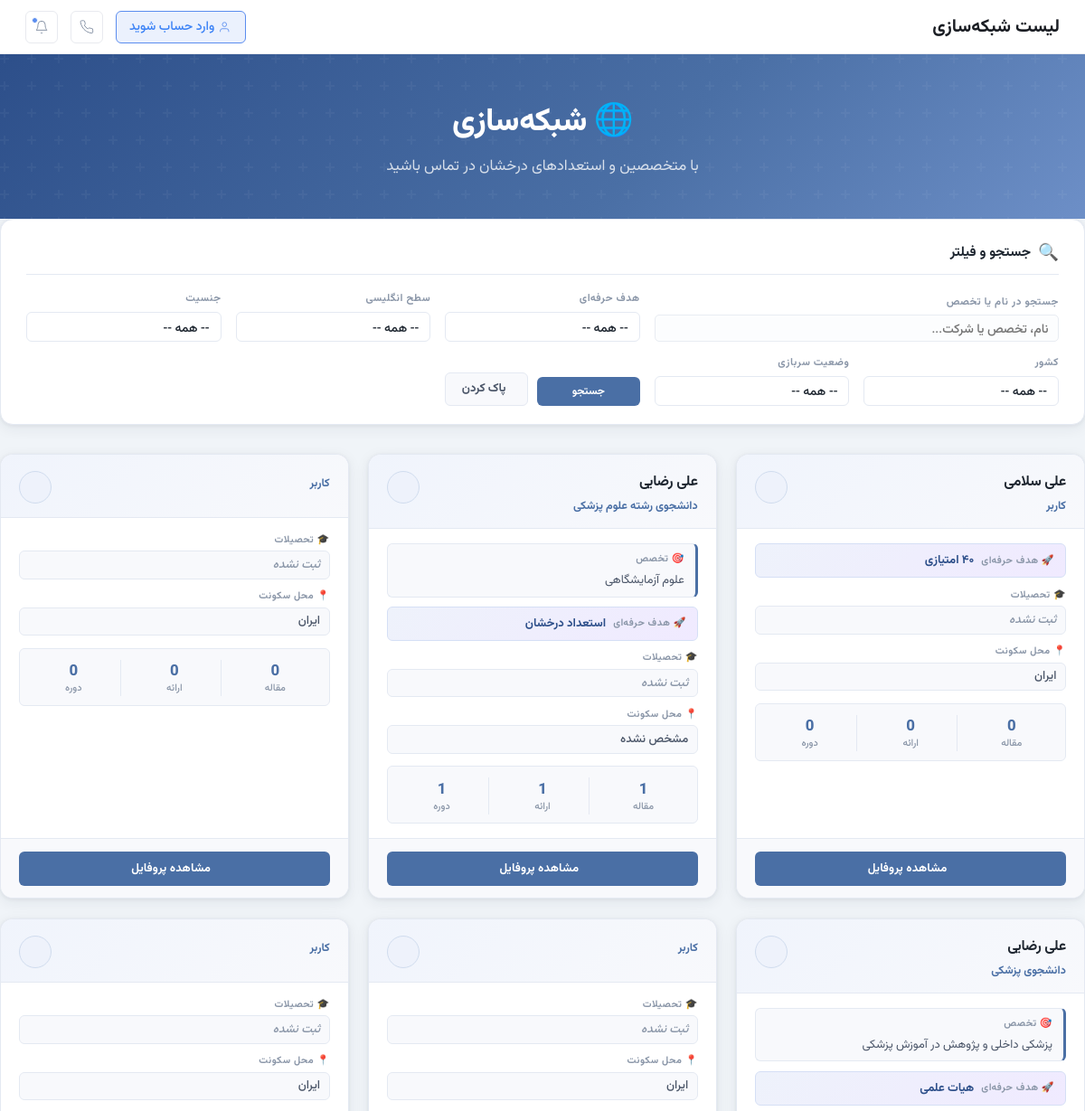
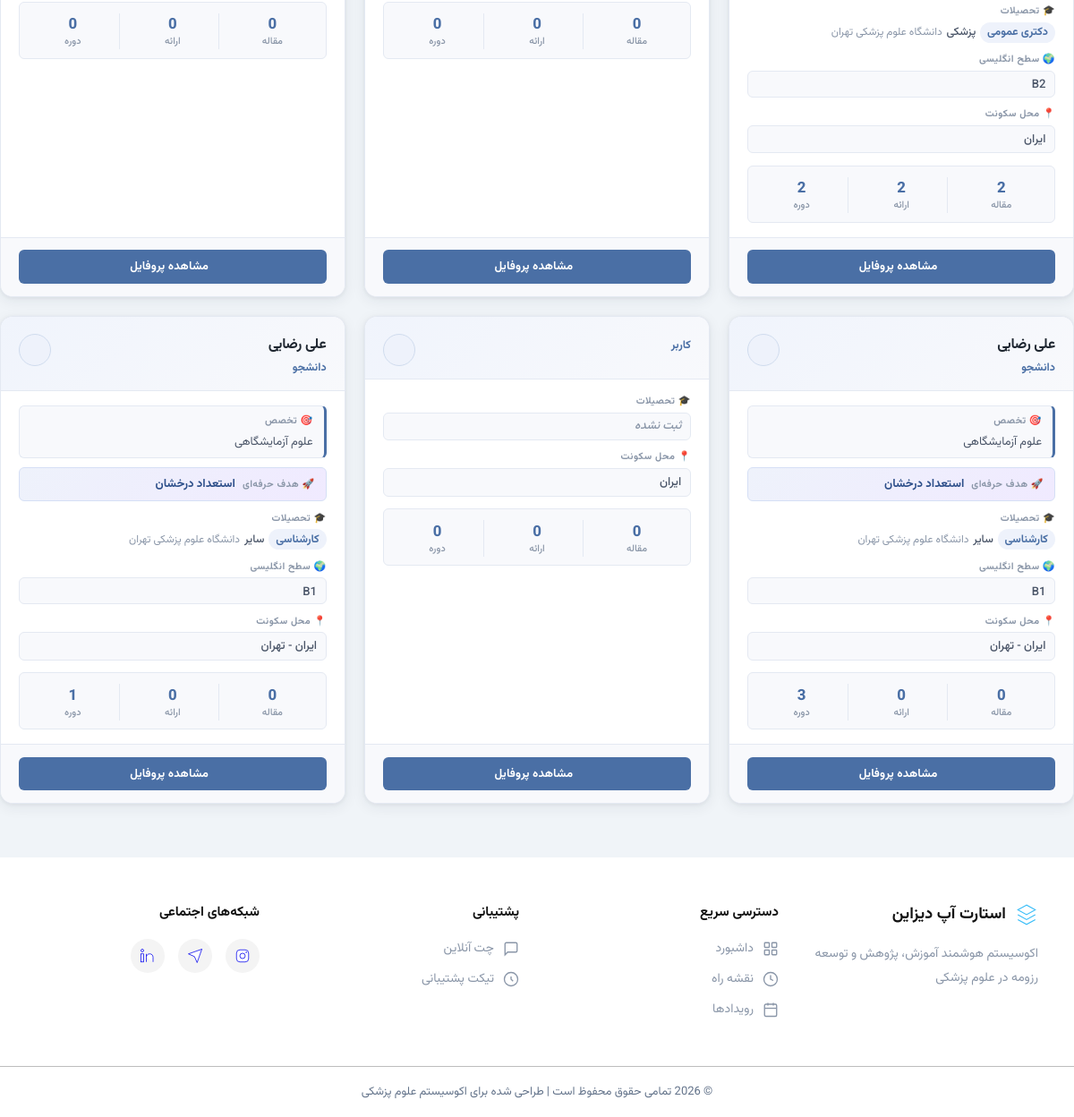
The app's page /networking/list/, older data (2 pictures, top to bottom).
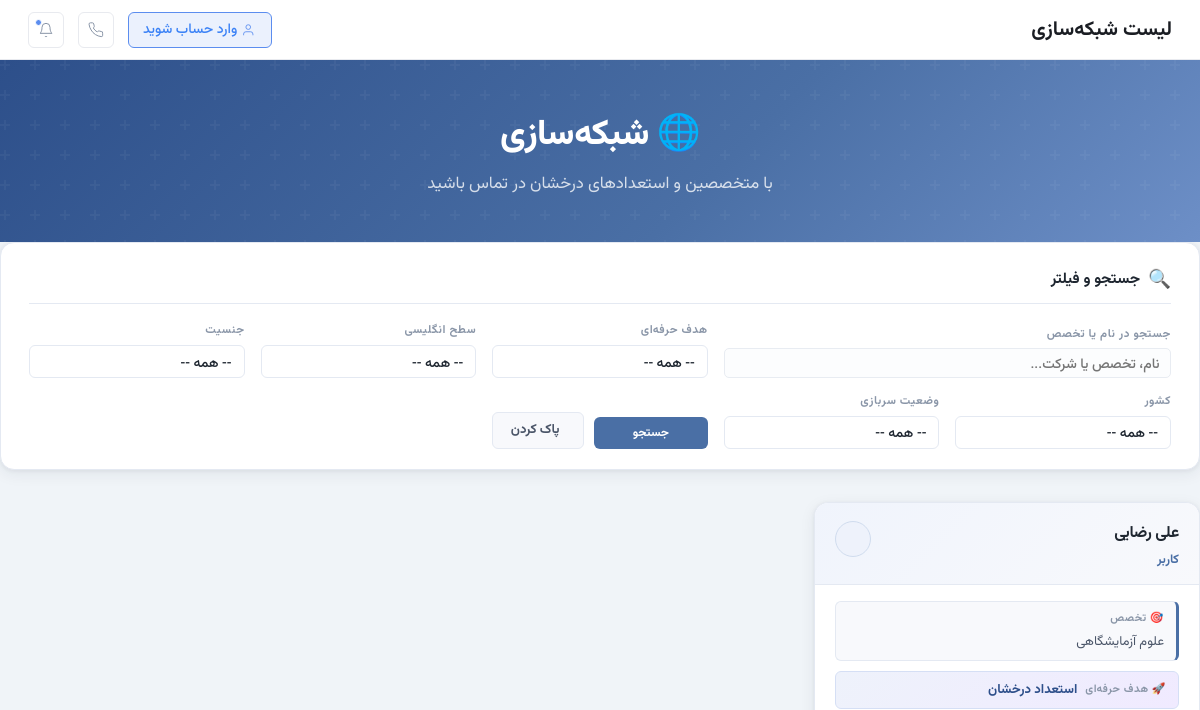
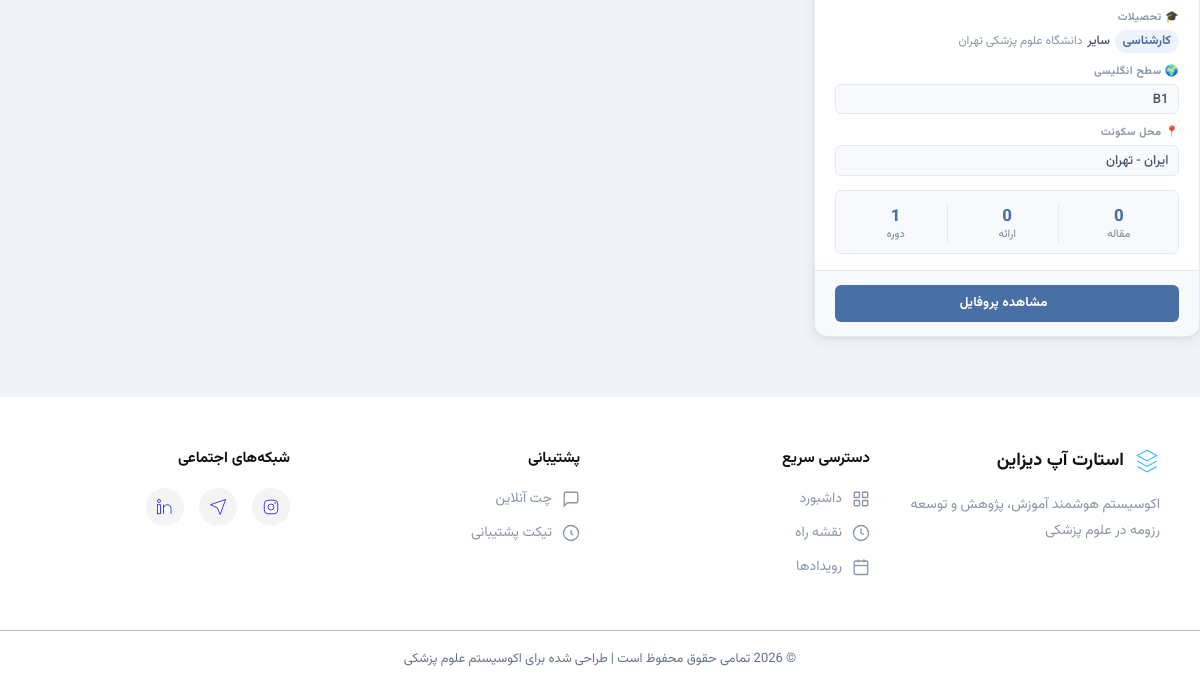
The same page, newer data (2 pictures, top to bottom).
### accounts/models.py (models this page shows, shortened)
class Profile(models.Model):
    GENDER_CHOICES = [('مرد', 'مرد'), ('زن', 'زن')]
    MARITAL_CHOICES = [('مجرد', 'مجرد'), ('متأهل', 'متأهل')]
    MILITARY_CHOICES = [
        ('', 'مربوط نیست'),
        ('معاف', 'معاف'),
        ('طرح پزشکی', 'طرح پزشکی'),
        ('سرباز', 'سرباز'),
        ('پایان خدمت', 'پایان خدمت'),
    ]
    SERVICE_PLAN_CHOICES = [
        ('', 'انتخاب کنید'),
        ('مشمول نیستم', 'مشمول نیستم'),
        ('در حال گذراندن', 'در حال گذراندن'),
        ('پایان یافته', 'پایان یافته'),
    ]
    PROPOSAL_STATUS_CHOICES = [
        ('', 'انتخاب کنید'),
        ('همه در جریان', 'همه در جریان'),
        ('همه خاتمه‌یافته', 'همه خاتمه‌یافته'),
        ('ترکیبی', 'ترکیبی (برخی در جریان، برخی خاتمه‌یافته)'),
    ]
    ENGLISH_LEVEL_CHOICES = [
        ('', 'انتخاب کنید'),
        ('A1', 'A1'), ('A2', 'A2'),
        ('B1', 'B1'), ('B2', 'B2'),
        ('C1', 'C1'), ('C2', 'C2'),
    ]
    GOAL_CHOICES = [
        ('استعداد درخشان', 'استعداد درخشان'),
        ('۴۰ امتیازی', '۴۰ امتیازی'),
        ('هیات علمی', 'هیات علمی'),
        ('ریسرچ پوزیشن / فلوشیپ خارج', 'ریسرچ پوزیشن / فلوشیپ خارج'),
    ]
    user = models.OneToOneField(User, on_delete=models.CASCADE, related_name='profile')
    first_name = models.CharField('نام', max_length=100)
    last_name = models.CharField('نام خانوادگی', max_length=100)
    gender = models.CharField('جنسیت', max_length=10, choices=GENDER_CHOICES)
    marital_status = models.CharField('وضعیت تأهل', max_length=10, choices=MARITAL_CHOICES, blank=True)
    military_status = models.CharField('وضعیت سربازی', max_length=20, choices=MILITARY_CHOICES, blank=True)
    job_title = models.CharField('عنوان شغلی', max_length=150, blank=True)
    birth_date = models.CharField('تاریخ تولد', max_length=20)
    country = models.CharField('کشور', max_length=100, blank=True, default='ایران')
    city = models.CharField('استان / شهر محل سکونت', max_length=100, blank=True)
    phone = models.CharField('شماره موبایل', max_length=20)
    email = models.EmailField('ایمیل', blank=True)
    website = models.URLField('وب‌سایت شخصی', blank=True)
    national_id = models.CharField('کد ملی / شماره پاسپورت', max_length=20, blank=True)
    orcid = models.CharField('شناسه ORCID', max_length=20, blank=True)
    proposal_count = models.PositiveSmallIntegerField('تعداد پروپوزال‌ها', null=True, blank=True)
    proposal_status = models.CharField('وضعیت پروپوزال‌ها', max_length=50, choices=PROPOSAL_STATUS_CHOICES, blank=True)
    software_skills = models.TextField('مهارت‌های نرم‌افزاری', blank=True)
    writing_skills = models.TextField('مهارت‌های نگارشی', blank=True)
    clinical_certs = models.TextField('گواهینامه‌های مهارتی', blank=True)
    clinical_exp = models.TextField('سوابق کار دانشجویی و بالینی', blank=True)
    procedures = models.TextField('مهارت‌های پروسیجرال', blank=True)
    native_lang = models.CharField('زبان مادری', max_length=50, default='فارسی')
    english_level = models.CharField('سطح زبان انگلیسی', max_length=5, choices=ENGLISH_LEVEL_CHOICES, blank=True)
    lang_cert = models.TextField('مدرک زبان انگلیسی', blank=True)
    other_langs = models.TextField('سایر زبان‌ها', blank=True)
    extracurricular = models.TextField('فعالیت‌های فوق برنامه', blank=True)
    goal = models.CharField('هدف نهایی حرفه‌ای', max_length=50, choices=GOAL_CHOICES)
    specialty = models.CharField('حوزه تخصصی', max_length=200, blank=True)
    goal_notes = models.TextField('توضیحات اهداف', blank=True)
    service_plan = models.CharField('وضعیت طرح نیروی انسانی', max_length=30, choices=SERVICE_PLAN_CHOICES, blank=True)
    raw_text = models.TextField('متن خام پروفایل', blank=True)
    created_at = models.DateTimeField(auto_now_add=True)
    updated_at = models.DateTimeField(auto_now=True)
    class Meta:
        verbose_name = 'پروفایل'
        verbose_name_plural = 'پروفایل‌ها'

class Education(models.Model):
    FIELD_CHOICES = [
        ('پزشکی', 'پزشکی'), ('دندان‌پزشکی', 'دندان‌پزشکی'),
        ('داروسازی', 'داروسازی'), ('پرستاری', 'پرستاری'),
        ('فیزیوتراپی', 'فیزیوتراپی'), ('سایر', 'سایر'),
    ]
    DEGREE_CHOICES = [
        ('کارشناسی', 'کارشناسی'), ('کارشناسی ارشد', 'کارشناسی ارشد'),
        ('دکتری عمومی', 'دکتری عمومی'), ('دکتری تخصصی', 'دکتری تخصصی'),
    ]
    UNI_TYPE_CHOICES = [('تیپ ۱', 'تیپ ۱'), ('تیپ ۲', 'تیپ ۲'), ('تیپ ۳', 'تیپ ۳')]
    STAGE_CHOICES = [
        ('علوم پایه', 'علوم پایه'), ('فیزیوپات', 'فیزیوپات'),
        ('استاژری', 'استاژری'), ('اینترنی', 'اینترنی'),
        ('فارغ‌التحصیل', 'فارغ‌التحصیل'),
    ]
    profile = models.ForeignKey(Profile, on_delete=models.CASCADE, related_name='educations')
    field = models.CharField('رشته تحصیلی', max_length=30, choices=FIELD_CHOICES)
    degree = models.CharField('مقطع تحصیلی', max_length=20, choices=DEGREE_CHOICES)
    university = models.CharField('دانشگاه', max_length=200, blank=True)
    uni_type = models.CharField('تیپ دانشگاه', max_length=10, choices=UNI_TYPE_CHOICES, blank=True)
    start_date = models.CharField('تاریخ شروع', max_length=20, blank=True)
    end_date = models.CharField('تاریخ پایان', max_length=50, blank=True)
    stage = models.CharField('مرحله تحصیلی', max_length=20, choices=STAGE_CHOICES, blank=True)
    current_term = models.PositiveSmallIntegerField(
        'ترم فعلی', null=True, blank=True,
        validators=[MinValueValidator(1), MaxValueValidator(20)]
    )
    remaining_terms = models.PositiveSmallIntegerField(
        'ترم‌های باقیمانده', null=True, blank=True,
        validators=[MaxValueValidator(20)]
    )
    gpa = models.DecimalField(
        'معدل', max_digits=4, decimal_places=2, null=True, blank=True,
        validators=[MinValueValidator(0), MaxValueValidator(20)]
    )
    class Meta:
        verbose_name = 'تحصیلات'
        verbose_name_plural = 'تحصیلات'
        ordering = ['start_date']

### networking/views.py (the view, shortened to what this page needs)
# urls.py: path('list/', views.networking_list, name='networking_list'),
def networking_list(request):
    profiles = Profile.objects.all().select_related('user')
    form = ProfileSearchFilterForm(request.GET)
    search_query = request.GET.get('search', '')
    goal = request.GET.get('goal', '')
    if goal:
        profiles = profiles.filter(goal=goal)
    english_level = request.GET.get('english_level', '')
    if english_level:
        profiles = profiles.filter(english_level=english_level)
    gender = request.GET.get('gender', '')
    if gender:
        profiles = profiles.filter(gender=gender)
    country = request.GET.get('country', '')
    if country:
        profiles = profiles.filter(country__icontains=country)
    military_status = request.GET.get('military_status', '')
    if military_status:
        profiles = profiles.filter(military_status=military_status)
    paginator = Paginator(profiles, 12)  # 12 پروفایل در هر صفحه
    page_number = request.GET.get('page')
    page_obj = paginator.get_page(page_number)
    context = {
        'page_obj': page_obj,
        'profiles': page_obj.object_list,
        'form': form,
        'search_query': search_query,
    }
    return render(request, 'networking/networking_list.html', context)

### templates/networking/networking_list.html (shortened to what this page needs)
{% extends 'base.html' %}
{% load static %}
{% block topbar_title %}لیست شبکه‌سازی{% endblock %}
{% block content %}
<div class="nw-header">
    <div class="container">
        <div class="nw-header-content">
            <h1 class="nw-header-title">🌐 شبکه‌سازی</h1>
            <p class="nw-header-subtitle">با متخصصین و استعدادهای درخشان در تماس باشید</p>
        </div>
    </div>
</div>
<div class="container py-5">
    <div class="nw-filter-wrapper">
        <div class="nw-filter-card">
            <div class="nw-filter-header">
                <span class="nw-filter-icon">🔍</span>
                <h5 class="nw-filter-title">جستجو و فیلتر</h5>
            </div>
            <form method="get" class="nw-filter-form">
                <div class="nw-form-group nw-search-group">
                    <label class="nw-form-label">جستجو در نام یا تخصص</label>
                    <input type="text"
                           name="search"
                           class="nw-form-input"
                           placeholder="نام، تخصص یا شرکت..."
                           value="{{ search_query|default:'' }}">
                </div>
                <div class="nw-form-group">
                    <label class="nw-form-label">هدف حرفه‌ای</label>
                    <select name="goal" class="nw-form-select">
                        <option value="">-- همه --</option>
                    </select>
                </div>
                <div class="nw-form-group">
                    <label class="nw-form-label">سطح انگلیسی</label>
                    <select name="english_level" class="nw-form-select">
                        <option value="">-- همه --</option>
                    </select>
                </div>
                <div class="nw-form-group">
                    <label class="nw-form-label">جنسیت</label>
                    <select name="gender" class="nw-form-select">
                        <option value="">-- همه --</option>
                    </select>
                </div>
                <div class="nw-form-group">
                    <label class="nw-form-label">کشور</label>
                    <select name="country" class="nw-form-select">
                        <option value="">-- همه --</option>
                    </select>
                </div>
                <div class="nw-form-group">
                    <label class="nw-form-label">وضعیت سربازی</label>
                    <select name="military_status" class="nw-form-select">
                        <option value="">-- همه --</option>
                    </select>
                </div>
                <div class="nw-filter-buttons">
                    <button type="submit" class="nw-btn-search">
                         جستجو
                    </button>
                    <a href="{% url 'networking:networking_list' %}" class="nw-btn-reset">
                         پاک کردن
                    </a>
                </div>
            </form>
        </div>
    </div>
    <div class="nw-grid">
        {% for profile in profiles %}
        <div class="nw-card">
            <div class="nw-card-header">
                <div class="nw-card-header-info">
                    <h5 class="nw-card-name">
                        {{ profile.first_name }} {{ profile.last_name }}
                    </h5>
                    <p class="nw-card-title">
                        {{ profile.job_title|default:"کاربر" }}
                    </p>
                </div>
                <div class="nw-card-gender">
                </div>
            </div>
            <div class="nw-card-body">
                {% if profile.specialty %}
                <div class="nw-specialty-box">
                    <span class="nw-specialty-label">🎯 تخصص</span>
                    <p class="nw-specialty-text">{{ profile.specialty|truncatechars:80 }}</p>
                </div>
                {% endif %}
                {% if profile.goal %}
                <div class="nw-goal-box">
                    <span class="nw-goal-label">🚀 هدف حرفه‌ای</span>
                    <p class="nw-goal-text">{{ profile.get_goal_display }}</p>
                </div>
                {% endif %}
                <div class="nw-info-item">
                    <span class="nw-info-label">🎓 تحصیلات</span>
                    {% with edu=profile.educations.first %}
                        {% if edu %}
                        <div class="nw-edu-item">
                            <span class="nw-edu-degree">{{ edu.degree }}</span>
                            <span class="nw-edu-field">{{ edu.field }}</span>
                            {% if edu.university %}
                                <span class="nw-edu-uni">{{ edu.university }}</span>
                            {% endif %}
                        </div>
                        {% else %}
                        <div class="nw-info-value muted">ثبت نشده</div>
                        {% endif %}
                    {% endwith %}
                </div>
                {% if profile.english_level %}
                <div class="nw-info-item">
                    <span class="nw-info-label">🌍 سطح انگلیسی</span>
                    <div class="nw-info-value">{{ profile.english_level }}</div>
                </div>
                {% endif %}
                <div class="nw-info-item">
                    <span class="nw-info-label">📍 محل سکونت</span>
                    <div class="nw-info-value">
                        {% if profile.country %}
                            {{ profile.country }}
                            {% if profile.city %} - {{ profile.city }}{% endif %}
                        {% else %}
                            <span class="muted">مشخص نشده</span>
                        {% endif %}
                    </div>
                </div>
                <div class="nw-stats-row">
                    <div class="nw-stat">
                        <span class="nw-stat-value">{{ profile.articles.count }}</span>
                        <span class="nw-stat-label">مقاله</span>
                    </div>
                    <div class="nw-stat">
                        <span class="nw-stat-value">{{ profile.presentations.count }}</span>
                        <span class="nw-stat-label">ارائه</span>
                    </div>
                    <div class="nw-stat">
                        <span class="nw-stat-value">{{ profile.training_courses.count }}</span>
                        <span class="nw-stat-label">دوره</span>
                    </div>
                </div>
            </div>
            <div class="nw-card-footer">
                <a href="{% url 'networking:profile_detail' profile.pk %}" class="nw-btn-view">
                     مشاهده پروفایل
                </a>
            </div>
        </div>
        {% endfor %}
    </div>
</div>
{% endblock %}

Row changes from the older to the newer data that the page shows:
removed Profile: first_name "علی", last_name "سلامی", job_title "کاربر", goal "۴۰ امتیازی", shows "ثبت نشده", country "ایران", articles.count "0", presentations.count "0", training_courses.count "0"
removed Profile: first_name "علی", last_name "رضایی", job_title "دانشجوی رشته علوم پزشکی", specialty "علوم آزمایشگاهی", goal "استعداد درخشان", shows "ثبت نشده", country "مشخص نشده", articles.count "1", presentations.count "1", training_courses.count "1"
removed Profile: job_title "کاربر", shows "ثبت نشده", country "ایران", articles.count "0", presentations.count "0", training_courses.count "0"
removed Profile: first_name "علی", last_name "رضایی", job_title "دانشجوی پزشکی", specialty "پزشکی داخلی و پژوهش در آموزش پزشکی", goal "هیات علمی", educations.first.degree "دکتری عمومی", educations.first.field "پزشکی", educations.first.university "دانشگاه علوم پزشکی تهران", english_level "B2", country "ایران", articles.count "2", presentations.count "2", training_courses.count "2"
removed Profile: job_title "کاربر", shows "ثبت نشده", country "ایران", articles.count "0", presentations.count "0", training_courses.count "0"
removed Profile: job_title "کاربر", shows "ثبت نشده", country "ایران", articles.count "0", presentations.count "0", training_courses.count "0"
removed Profile: first_name "علی", last_name "رضایی", job_title "دانشجو", specialty "علوم آزمایشگاهی", goal "استعداد درخشان", educations.first.degree "کارشناسی", educations.first.field "سایر", educations.first.university "دانشگاه علوم پزشکی تهران", english_level "B1", country "ایران", city "تهران", articles.count "0", presentations.count "0", training_courses.count "3"
removed Profile: job_title "کاربر", shows "ثبت نشده", country "ایران", articles.count "0", presentations.count "0", training_courses.count "0"
removed Profile: first_name "علی", last_name "رضایی", job_title "دانشجو", specialty "علوم آزمایشگاهی", goal "استعداد درخشان", educations.first.degree "کارشناسی", educations.first.field "سایر", educations.first.university "دانشگاه علوم پزشکی تهران", english_level "B1", country "ایران", city "تهران", articles.count "0", presentations.count "0", training_courses.count "1"
added Profile: first_name "علی", last_name "رضایی", job_title "کاربر", specialty "علوم آزمایشگاهی", goal "استعداد درخشان", educations.first.degree "کارشناسی", educations.first.field "سایر", educations.first.university "دانشگاه علوم پزشکی تهران", english_level "B1", country "ایران", city "تهران", articles.count "0", presentations.count "0", training_courses.count "1"
